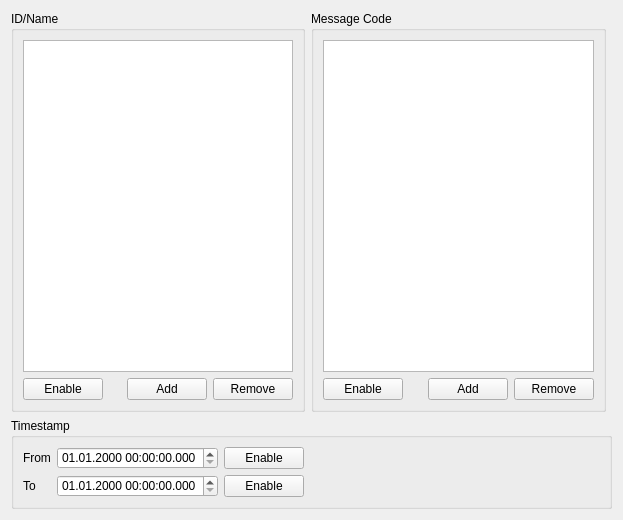
<?xml version="1.0" encoding="UTF-8"?>
<ui version="4.0">
 <class>MessageFilter</class>
 <widget class="QWidget" name="MessageFilter">
  <property name="geometry">
   <rect>
    <x>0</x>
    <y>0</y>
    <width>623</width>
    <height>520</height>
   </rect>
  </property>
  <property name="windowTitle">
   <string>Form</string>
  </property>
  <layout class="QGridLayout" name="gridLayout">
   <item row="0" column="1">
    <widget class="QGroupBox" name="codeGrb">
     <property name="sizePolicy">
      <sizepolicy hsizetype="Preferred" vsizetype="MinimumExpanding">
       <horstretch>0</horstretch>
       <verstretch>0</verstretch>
      </sizepolicy>
     </property>
     <property name="title">
      <string>Message Code</string>
     </property>
     <layout class="QGridLayout" name="gridLayout_3">
      <item row="1" column="0">
       <widget class="QPushButton" name="enableCodeFilterPushButton">
        <property name="text">
         <string>Enable</string>
        </property>
       </widget>
      </item>
      <item row="0" column="0" colspan="4">
       <widget class="QListView" name="codeFilterlistView">
        <property name="sizePolicy">
         <sizepolicy hsizetype="Expanding" vsizetype="MinimumExpanding">
          <horstretch>0</horstretch>
          <verstretch>0</verstretch>
         </sizepolicy>
        </property>
       </widget>
      </item>
      <item row="1" column="2">
       <widget class="QPushButton" name="addFilterCodePushButton">
        <property name="text">
         <string>Add</string>
        </property>
       </widget>
      </item>
      <item row="1" column="3">
       <widget class="QPushButton" name="rmvFilterCodePushButton">
        <property name="text">
         <string>Remove</string>
        </property>
       </widget>
      </item>
      <item row="1" column="1">
       <spacer name="codeHorzSpcr">
        <property name="orientation">
         <enum>Qt::Horizontal</enum>
        </property>
        <property name="sizeHint" stdset="0">
         <size>
          <width>40</width>
          <height>20</height>
         </size>
        </property>
       </spacer>
      </item>
     </layout>
    </widget>
   </item>
   <item row="0" column="0">
    <widget class="QGroupBox" name="idGrb">
     <property name="sizePolicy">
      <sizepolicy hsizetype="Preferred" vsizetype="MinimumExpanding">
       <horstretch>0</horstretch>
       <verstretch>0</verstretch>
      </sizepolicy>
     </property>
     <property name="title">
      <string>ID/Name</string>
     </property>
     <layout class="QGridLayout" name="gridLayout_2">
      <item row="2" column="0">
       <widget class="QPushButton" name="enableIDFilterPushButton">
        <property name="text">
         <string>Enable</string>
        </property>
       </widget>
      </item>
      <item row="2" column="3">
       <widget class="QPushButton" name="rmvFilterIDPushButton">
        <property name="text">
         <string>Remove</string>
        </property>
       </widget>
      </item>
      <item row="2" column="2">
       <widget class="QPushButton" name="addFilterIDPushButton">
        <property name="text">
         <string>Add</string>
        </property>
       </widget>
      </item>
      <item row="2" column="1">
       <spacer name="idHorzSpcr">
        <property name="orientation">
         <enum>Qt::Horizontal</enum>
        </property>
        <property name="sizeHint" stdset="0">
         <size>
          <width>40</width>
          <height>20</height>
         </size>
        </property>
       </spacer>
      </item>
      <item row="1" column="0" colspan="4">
       <widget class="QListView" name="idFilterlistView">
        <property name="sizePolicy">
         <sizepolicy hsizetype="Expanding" vsizetype="MinimumExpanding">
          <horstretch>0</horstretch>
          <verstretch>0</verstretch>
         </sizepolicy>
        </property>
       </widget>
      </item>
     </layout>
    </widget>
   </item>
   <item row="1" column="0" colspan="3">
    <widget class="QGroupBox" name="tmstmpGrb">
     <property name="sizePolicy">
      <sizepolicy hsizetype="Preferred" vsizetype="Fixed">
       <horstretch>0</horstretch>
       <verstretch>0</verstretch>
      </sizepolicy>
     </property>
     <property name="minimumSize">
      <size>
       <width>0</width>
       <height>0</height>
      </size>
     </property>
     <property name="title">
      <string>Timestamp</string>
     </property>
     <layout class="QFormLayout" name="formLayout">
      <item row="0" column="0">
       <widget class="QLabel" name="fromLbl">
        <property name="text">
         <string>From</string>
        </property>
       </widget>
      </item>
      <item row="0" column="1">
       <layout class="QHBoxLayout" name="fromHorzL">
        <item>
         <widget class="QDateTimeEdit" name="filterTimeStampFromDateTimeEdit">
          <property name="sizePolicy">
           <sizepolicy hsizetype="Preferred" vsizetype="Fixed">
            <horstretch>0</horstretch>
            <verstretch>0</verstretch>
           </sizepolicy>
          </property>
          <property name="minimumSize">
           <size>
            <width>0</width>
            <height>20</height>
           </size>
          </property>
          <property name="maximumDate">
           <date>
            <year>7999</year>
            <month>12</month>
            <day>31</day>
           </date>
          </property>
          <property name="displayFormat">
           <string>dd.MM.yyyy HH:mm:ss.zzz</string>
          </property>
         </widget>
        </item>
        <item>
         <widget class="QPushButton" name="enableTimestampFromFilterPushButton">
          <property name="text">
           <string>Enable</string>
          </property>
         </widget>
        </item>
        <item>
         <spacer name="fromHrzSpcr">
          <property name="orientation">
           <enum>Qt::Horizontal</enum>
          </property>
          <property name="sizeType">
           <enum>QSizePolicy::MinimumExpanding</enum>
          </property>
          <property name="sizeHint" stdset="0">
           <size>
            <width>40</width>
            <height>20</height>
           </size>
          </property>
         </spacer>
        </item>
       </layout>
      </item>
      <item row="1" column="0">
       <widget class="QLabel" name="toLbl">
        <property name="text">
         <string>To</string>
        </property>
       </widget>
      </item>
      <item row="1" column="1">
       <layout class="QHBoxLayout" name="toHorzL">
        <item>
         <widget class="QDateTimeEdit" name="filterTimeStampToDateTimeEdit">
          <property name="sizePolicy">
           <sizepolicy hsizetype="Preferred" vsizetype="Fixed">
            <horstretch>0</horstretch>
            <verstretch>0</verstretch>
           </sizepolicy>
          </property>
          <property name="minimumSize">
           <size>
            <width>0</width>
            <height>20</height>
           </size>
          </property>
          <property name="displayFormat">
           <string>dd.MM.yyyy HH:mm:ss.zzz</string>
          </property>
         </widget>
        </item>
        <item>
         <widget class="QPushButton" name="enableTimestampToFilterPushButton">
          <property name="text">
           <string>Enable</string>
          </property>
         </widget>
        </item>
        <item>
         <spacer name="toHorzSpcr">
          <property name="orientation">
           <enum>Qt::Horizontal</enum>
          </property>
          <property name="sizeType">
           <enum>QSizePolicy::MinimumExpanding</enum>
          </property>
          <property name="sizeHint" stdset="0">
           <size>
            <width>40</width>
            <height>20</height>
           </size>
          </property>
         </spacer>
        </item>
       </layout>
      </item>
     </layout>
    </widget>
   </item>
  </layout>
 </widget>
 <resources/>
 <connections/>
</ui>
